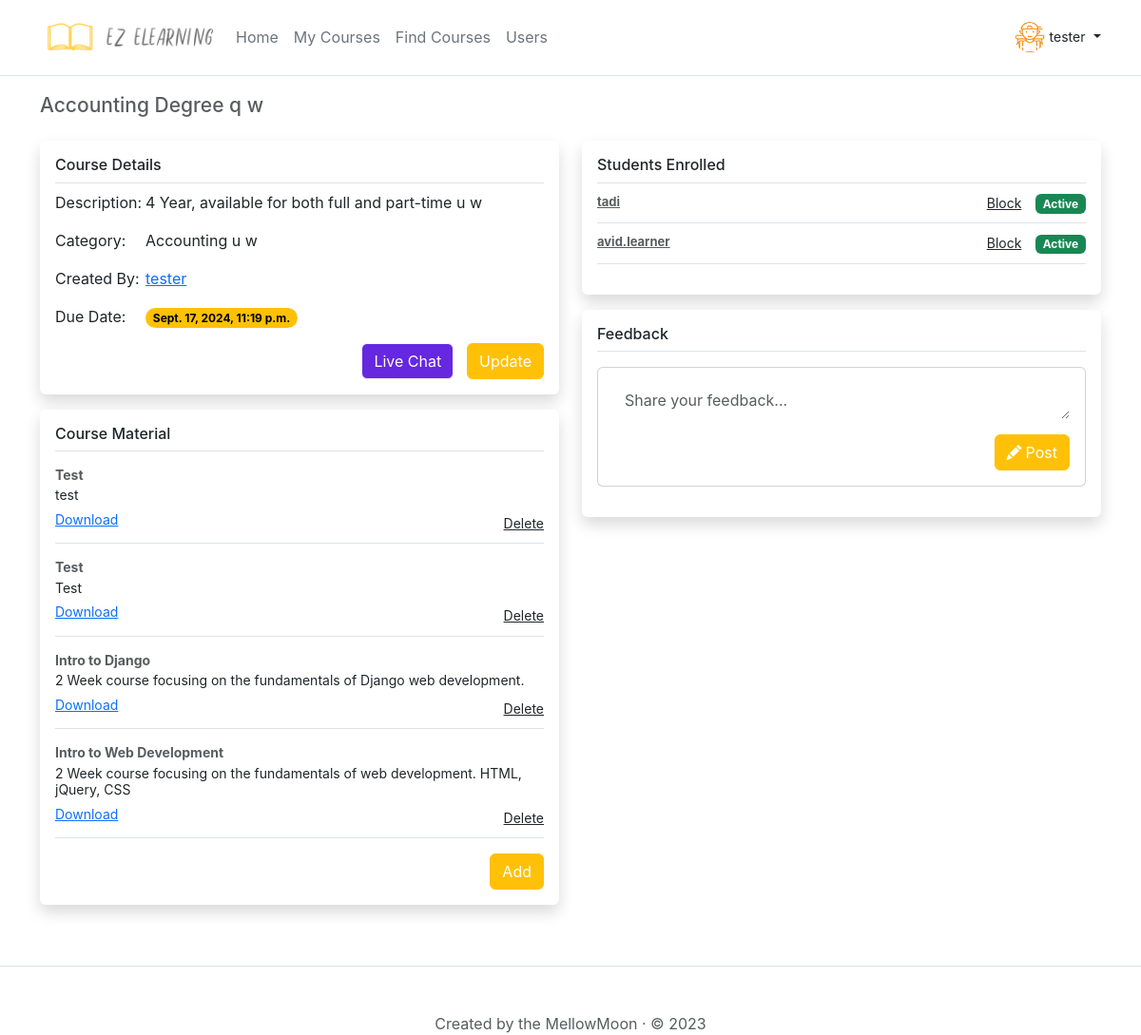
/course/3 (signed in), run on the app's committed database.
### eLearning_api/models.py (models this page shows, shortened)
class UserProfile(models.Model):
    profile_id = models.AutoField(primary_key=True)
    created_by = models.ForeignKey(User, on_delete=models.CASCADE)
    created_date = models.DateTimeField(auto_now_add=True)
    status = models.IntegerField(choices=Status.choices(), default=Status.Active)
    dob = models.DateField(default=None, blank=True, null=True)
    occupation = models.CharField(max_length=50, blank=True)
    location = models.CharField(max_length=255, blank=True)
    profile_picture = models.ImageField(upload_to='images/', blank=True)

class Course(models.Model):
    course_id = models.AutoField(primary_key=True)
    created_date = models.DateTimeField(auto_now_add=True)
    created_by = models.ForeignKey(User, on_delete=models.CASCADE)
    modified_date = models.DateTimeField(null=True)
    status = models.IntegerField(choices=Status.choices(), default=Status.Active)
    title = models.CharField(max_length=255, blank=False)
    description = models.CharField(max_length=255, blank=True)
    category = models.CharField(max_length=255, blank=False)
    due_date = models.DateTimeField(null=True)

class CourseMaterial(models.Model):
    course_material_id = models.AutoField(primary_key=True)
    created_date = models.DateTimeField(auto_now_add=True)
    course = models.ForeignKey(Course, on_delete=models.CASCADE)
    created_by = models.ForeignKey(User, on_delete=models.CASCADE)
    status = models.IntegerField(choices=Status.choices(), default=Status.Active)
    type = models.IntegerField(choices=CourseMaterialType.choices(), default=CourseMaterialType.Generic)
    title = models.CharField(max_length=255, blank=True)
    description = models.CharField(max_length=255, blank=True)
    file_name = models.FileField(upload_to='images/course/material/', blank=True)

### eLearning_web_app/views.py (the view)
# urls.py: path("course/<int:course_id>", views.view_course, name="course"),
def view_course(request, course_id=0):
    if not request.user.is_active:
        return HttpResponseRedirect('/signin')
    if course_id == 0:
        return render(request, 'error.html', {'type': 'permissiondenied', 'message': 'Could not find course'})
    course = Course.objects.get(course_id=course_id)
    if course is None:
        return render(request, 'error.html', {'type': 'permissiondenied', 'message': 'Could not find course'})
    if course.status == Status.Archived:
        return render(request, 'error.html', {'type': 'permissiondenied', 'message': 'That course has been archived or due date has been expired'})
    user = request.user
    owner_user = course.created_by
    owner_user_profile = UserProfile.objects.get(created_by=owner_user)
    current_user_profile = UserProfile.objects.get(created_by=user)
    owner_usertype = 'Student'
    if owner_user.groups.filter(name='Teacher').exists():
        owner_usertype = 'Teacher'
    current_is_teacher = False
    current_usertype = 'Student'
    if user.groups.filter(name='Teacher').exists():
        current_usertype = 'Teacher'
        current_is_teacher = True
    is_owner = False
    if user.id == owner_user.id:
        is_owner = True
    course_material = CourseMaterial.objects.filter(course=course,status=Status.Active).order_by('-created_date')
    usercourse = UserCourse.objects.filter(created_by=user, course=course)
    is_enrolled = False
    is_blocked= False
    is_course_creator = False
    if user == course.created_by:
        is_course_creator = True
    if usercourse:
        if usercourse.filter(status=Status.Blocked):
            is_blocked = True
            is_enrolled = False
        else:
            is_enrolled = True
    if is_owner:
        is_enrolled = True
    course_students = []
    courseusers = UserCourse.objects.select_related("user").filter(~Q(status=Status.Archived),course=course).order_by('-created_date')
    for cu in courseusers:
        status = "Active"
        cu_is_blocked = False
        if cu.status == Status.Blocked:
            status = 'Blocked'
            cu_is_blocked = True
        course_student = {'id':cu.created_by.id,'username':cu.user.username, 'status':status,'is_blocked':cu_is_blocked, 'user_course_id':cu.user_course_id}
        course_students.append(course_student)
    if user.is_active:
        return render(request, 'course_view.html', {'owner_user': owner_user,'owner_user_profile':owner_user_profile,'owner_usertype':owner_usertype, 'current_user': user,
                      'current_usertype': current_usertype,'current_user_profile':current_user_profile,'is_owner':is_owner,'course':course,
                      'course_material':course_material,'current_is_teacher':current_is_teacher,'is_enrolled':is_enrolled,'usercourse':usercourse,
                      'is_course_creator':is_course_creator,'course_students':course_students,'is_blocked':is_blocked})
    return HttpResponseRedirect('/signin')

### eLearning_web_app/templates/course_view.html (shortened to what this page needs)
{% extends 'base.html' %}
{% block content %}
{% if current_user.is_authenticated %}
<div class="course row">
    <div style="display: flex;
    justify-content: space-between;">
     <h4><small class="text-body-secondary">{{course.title}}</small></h4>
     </div>
     <br/>
    <div class="col">
        <div class="my-3 p-3 bg-body rounded shadow">
            <h6 class="border-bottom pb-2 mb-0">Course Details</h6>
            {% if course.description %}
            <p class="pt-2 mb-2"><label class="lbldesc">Description:</label>{{course.description}}</p>
            {% endif %}
            {% if course.category %}
            <p class="pt-2 mb-2"><label class="lbldesc">Category:</label>{{course.category}}</p>
            {% endif %}
            {% if owner_user %}
            <p class="pt-2 mb-2"><label class="lbldesc">Created By:</label><a href="/user/profile/{{owner_user.id}}">{{owner_user.username}}</a></p>
            {% endif %}
            {% if course.due_date %}
            <p class="pt-2 mb-2"><label class="lbldesc">Due Date:</label><span class="badge rounded-pill text-bg-warning">{{course.due_date}}</span></p>
            {% endif %}
            {% if is_enrolled %}
            <small class="d-block text-end mt-3">
                <a href="/course/{{ course.course_id }}/chat-room/" class="btn btn-light" style="background-color: #6528e0;color:white;display:inline-block;margin-right: 10px;" type="submit">Live Chat</a>
            {% if is_owner %}
                <a href="/course/{{ course.course_id }}/update" class="btn btn-warning" type="button">Update</a>
            {% endif %}
            </small>
            {% endif %}
        </div>
        {% if is_enrolled %}
        <div class="my-3 p-3 bg-body rounded shadow">
            <h6 class="border-bottom pb-2 mb-0">Course Material</h6>
            {% for material in course_material %}
            <div class="pb-3 pt-3 mb-0 small lh-sm border-bottom row_material">
                <strong class="d-block text-gray-dark mb-1 username">
                    {{material.title}}
                </strong>
                {{material.description}}
                <div class="mt-2">
                {% if material.file_name %}
                <a class="mt-1" target="_blank" href="{{material.file_name.url}}">Download</a>
                {% endif %}
                {% if is_course_creator %}
                <small course_material_id="{{material.course_material_id}}" class="mt-1 btnremovematerial" style="font-size: 14px;text-decoration: underline;cursor: pointer;margin-left: 10px;float:right;">Delete</small>
                {% endif %}
                </div>
            </div>
            {% endfor %}
            {% if is_course_creator %}
            <small class="d-block text-end mt-3">
                <a href="/course/{{ course.course_id }}/material/add" class="btn btn-warning" type="button">Add</a>
            </small>
            {% endif %}
        </div>
        {% endif %}
    </div>
    <div class="col col-lg-6">
        <div class="my-3 p-3 bg-body rounded shadow row_enrolled_user">
            <h6 class="border-bottom pb-2 mb-0">Students Enrolled</h6>
            {% for student in course_students %}
            <div class="pb-2 pt-2 mb-0 border-bottom row_material d-flex justify-content-between">
                <strong class="text-gray-dark mb-1 username">
                    <a href="/user/profile/{{student.id}}">{{student.username}}</a>
                </strong>
                <div>
                    {% if is_course_creator %}
                        {% if student.status == 'Active' %}
                        <small class="d-inline-block">
                            <div class="btn_status block" user_course_id="{{student.user_course_id}}">Block</div>
                        </small>
                        <span class="badge text-bg-success d-inline-block">{{student.status}}</span>
                        {% else %}
                        <small class="d-inline-block">
                            <div class="btn_status unblock" user_course_id="{{student.user_course_id}}">Unblock</div>
                        </small>
                        <span class="badge text-bg-danger d-inline-block">{{student.status}}</span>
                        {% endif %}
                    {% endif %}
                </div>
            </div>
            {% endfor %}
        </div>
        <div class="my-3 p-3 bg-body rounded shadow">
            <h6 class="border-bottom pb-2 mb-0">Feedback</h6>
            {% if is_enrolled %}
            <div class="card card-body mt-3">
                <div class="d-flex mb-3">
                    <form class="w-100">
                        <textarea id="taPostMessage" class="form-control pe-4 border-0" rows="1" data-autoresize="" maxlength="255" placeholder="Share your feedback..."></textarea>
                    </form>
                </div>
                <ul style="margin-left: auto;" class="nav nav-pills nav-stack small fw-normal">
                    <button class="btn btn-warning btnaddcoursefeedback" type="button"> <i class="bi bi-pencil-fill pe-1"></i>Post</button>
                </ul>
            </div>
            {% endif %}
        </div>
    </div>
</div>
{% endif %}
{% endblock %}

### templates/base.html (shortened to what this page needs)
{% load static %}
<!DOCTYPE html>
<html lang="en" class="h-100">
  <head>
    <link
      href="https://cdn.jsdelivr.net/npm/bootstrap@5.3.0-alpha1/dist/css/bootstrap.min.css"
      rel="stylesheet"
    />
    <link rel="stylesheet" href="https://cdn.jsdelivr.net/npm/bootstrap-icons@1.10.5/font/bootstrap-icons.css">
    {% load static %}
    <link href="{% static 'css/custom.css' %}" rel="stylesheet" />
  </head>
  <body>
    <header class="p-3 mb-3 border-bottom">
      <div class="container">
        <div
          class="d-flex flex-wrap align-items-center justify-content-center justify-content-lg-start"
        >
          <a
            href="/"
            class="d-flex text-center align-items-center mb-2 mb-lg-0 text-dark text-decoration-none"
          >
            {% load static %}
            <img
              src="{% static 'images/logo.png' %}"
              alt="Logo"
              class="bi me-2"
              role="img"
              width="190px"
              aria-label="Bootstrap"
            />
          </a>
          <ul
            class="nav col-12 col-lg-auto me-lg-auto mb-2 justify-content-center mb-md-0"
          >
            {% if user.is_authenticated %}
            <li>
              <a href="/" class="nav-link px-2 link-secondary {% if page == 'home' %}active{% endif %}">Home</a>
            </li>
            <li>
              <a href="/my-courses" class="nav-link px-2 link-secondary  {% if page == 'myfriends' %}active{% endif %}">My Courses</a>
            </li>
            <li>
              <a href="/search-courses" class="nav-link px-2 link-secondary  {% if page == 'myfriends' %}active{% endif %}">Find Courses</a>
            </li>
            {% if current_is_teacher %}
            <li>
              <a href="/users" class="nav-link px-2 link-secondary  {% if page == 'myfriends' %}active{% endif %}">Users</a>
            </li>
            {% endif %}
            {% endif %}
          </ul>
          {% if user.is_authenticated %}
          <div class="dropdown text-end">
            <a
              href="#"
              class="d-block link-dark text-decoration-none dropdown-toggle"
              data-bs-toggle="dropdown"
              aria-expanded="false"
            >
              {% load static %}
              {% if current_user_profile.profile_picture %}
              <img
                alt="User"
                width="32"
                height="32"
                class="rounded-circle" src="{{current_user_profile.profile_picture.url}}" alt="">
              {% else %}
              {% load static %}
              {% endif %}
              <label style="font-size: 14px">{{ current_user.username }}</label>
            </a>
          </div>
          {% endif %}
        </div>
      </div>
    </header>
    <main class="container">
      <div class="rounded">{% block content %} {% endblock %}</div>
    </main>
    <footer class="pt-5 my-5 text-muted border-top text-center">
      Created by the MellowMoon · © 2023
    </footer>
  </body>
</html>

### static/css/custom.css (style rules this page uses)
:root { --Alice-Blue: #f0f7f9; --Sky-blue: #8ecae6; --Blue-Green: #219ebc; --Prussian-blue: #023047; --Selective-yellow: #ffb703; --UT-orange: #fb8500; --Fire-engine-red: #d62828; --Primary-theme-color:#E8352A; --Secondary-theme-color:#E8772E; --Top-Gradient: linear-gradient(0deg, var(--Alice-Blue), var(--Sky-blue), var(--Blue-Green), var(--Prussian-blue), var(--Selective-yellow), var(--UT-orange), var(--Fire-engine-red)); --Right-Gradient: linear-gradient(90deg, var(--Alice-Blue), var(--Sky-blue), var(--Blue-Green), var(--Prussian-blue), var(--Selective-yellow), var(--UT-orange), var(--Fire-engine-red)); --Bottom-Gradient: linear-gradient(180deg, var(--Alice-Blue), var(--Sky-blue), var(--Blue-Green), var(--Prussian-blue), var(--Selective-yellow), var(--UT-orange), var(--Fire-engine-red)); --Left-Gradient: linear-gradient(270deg, var(--Alice-Blue), var(--Sky-blue), var(--Blue-Green), var(--Prussian-blue), var(--Selective-yellow), var(--UT-orange), var(--Fire-engine-red)); --Top-Right-Gradient: linear-gradient(45deg, var(--Alice-Blue), var(--Sky-blue), var(--Blue-Green), var(--Prussian-blue), var(--Selective-yellow), var(--UT-orange), var(--Fire-engine-red)); --Bottom-Right-Gradient: linear-gradient(135deg, var(--Alice-Blue), var(--Sky-blue), var(--Blue-Green), var(--Prussian-blue), var(--Selective-yellow), var(--UT-orange), var(--Fire-engine-red)); --Top-Left-Gradient: linear-gradient(225deg, var(--Alice-Blue), var(--Sky-blue), var(--Blue-Green), var(--Prussian-blue), var(--Selective-yellow), var(--UT-orange), var(--Fire-engine-red)); --Bottom-Left-Gradient: linear-gradient(315deg, var(--Alice-Blue), var(--Sky-blue), var(--Blue-Green), var(--Prussian-blue), var(--Selective-yellow), var(--UT-orange), var(--Fire-engine-red)); --Radial-Gradient: radial-gradient(var(--Alice-Blue), var(--Sky-blue), var(--Blue-Green), var(--Prussian-blue), var(--Selective-yellow), var(--UT-orange), var(--Fire-engine-red)); }
body { font-family: -apple-system,BlinkMacSystemFont,"Segoe UI",Roboto,"Helvetica Neue",Arial,sans-serif,"Apple Color Emoji","Segoe UI Emoji","Segoe UI Symbol", 'Playfair Display', serif; }
.course .lbldesc { display: inline-block; min-width: 95px; }
.btn-warning { color:white !important; }
.row_enrolled_user a { font-size: 13px !important; font-weight: bold !important; color: #212529bf !important; }
.row_enrolled_user .btn_status { text-decoration: underline; margin-right: 10px; vertical-align: top;cursor: pointer; }
.course_feedback .username,.row_enrolled_user .username,.row_material .username { font-size: 14px; font-weight: bold; color: var(--bs-secondary-color) !important; }

### data on the page
UserProfile: profile_picture (picture)
Course: title "Accounting Degree q w", description "4 Year, available for both full and part-time u w", category "Accounting u w", due_date "Sept. 17, 2024, 11:19 p.m."
CourseMaterial: title "Test", description "test"
CourseMaterial: title "Test", description "Test"
CourseMaterial: title "Intro to Django", description "2 Week course focusing on the fundamentals of Django web development."
CourseMaterial: title "Intro to Web Development", description "2 Week course focusing on the fundamentals of web development. HTML, jQuery, CSS"

### other printed values
{{ current_user.username }} "tester"
{{ owner_user.username }} "tester"
{{ student.username }} "tadi" "avid.learner"
{{ student.status }} "Active" "Active"
